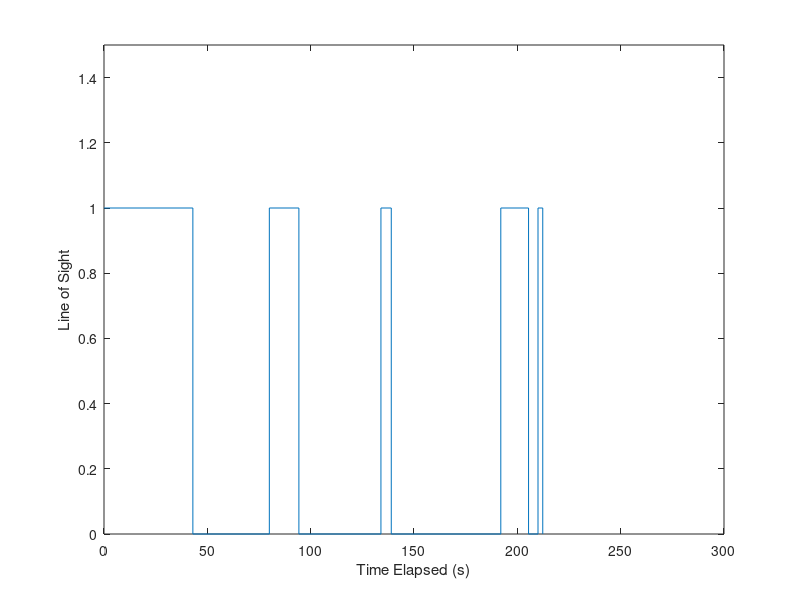

Write MATLAB code to recreate this figure.
%This data comes from the GoPro US 189 to Sundance Video on box
% X1 values represent points where we had line of sight in seconds
X1 = [0.00 43 43 80 80 94.3 94.3 134 134 139 139 192 192 205.43 205.43 210 210 212.3 212.3];

Y1 = [1 1 0 0 1 1 0 0 1 1 0 0 1 1 0 0 1 1 0]; %1 means we had line of sight, and 0 means we did not, corresponding to the X1 value times

%Here we plot the data
figure()
plot(X1,Y1);
ylim([0 1.5]); % Y doesnt ever exceed 1; limit for aesthetic/readability
xlim([0 300]); % X values never exceed 300; same reason above 
ylabel('Line of Sight');
xlabel('Time Elapsed (s)');